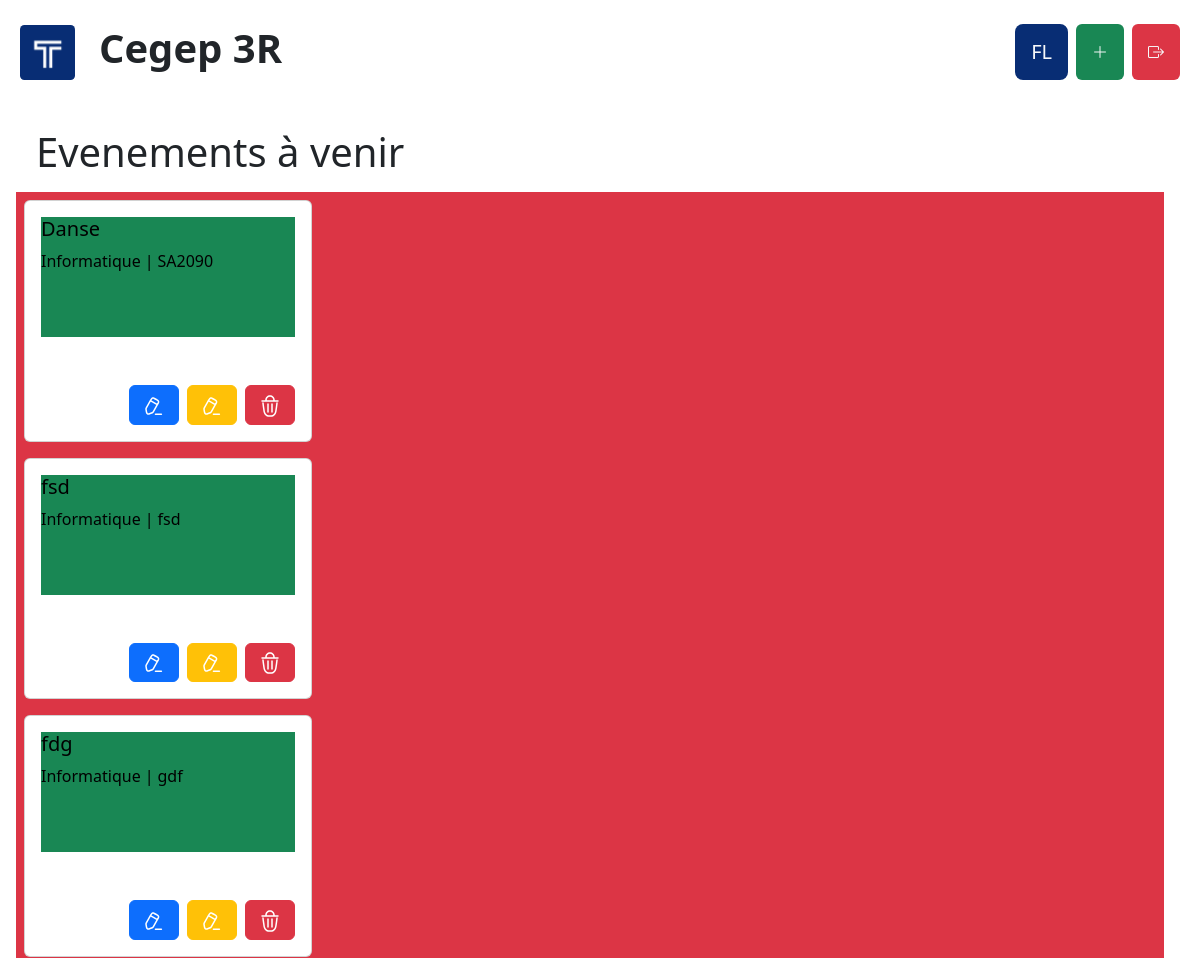
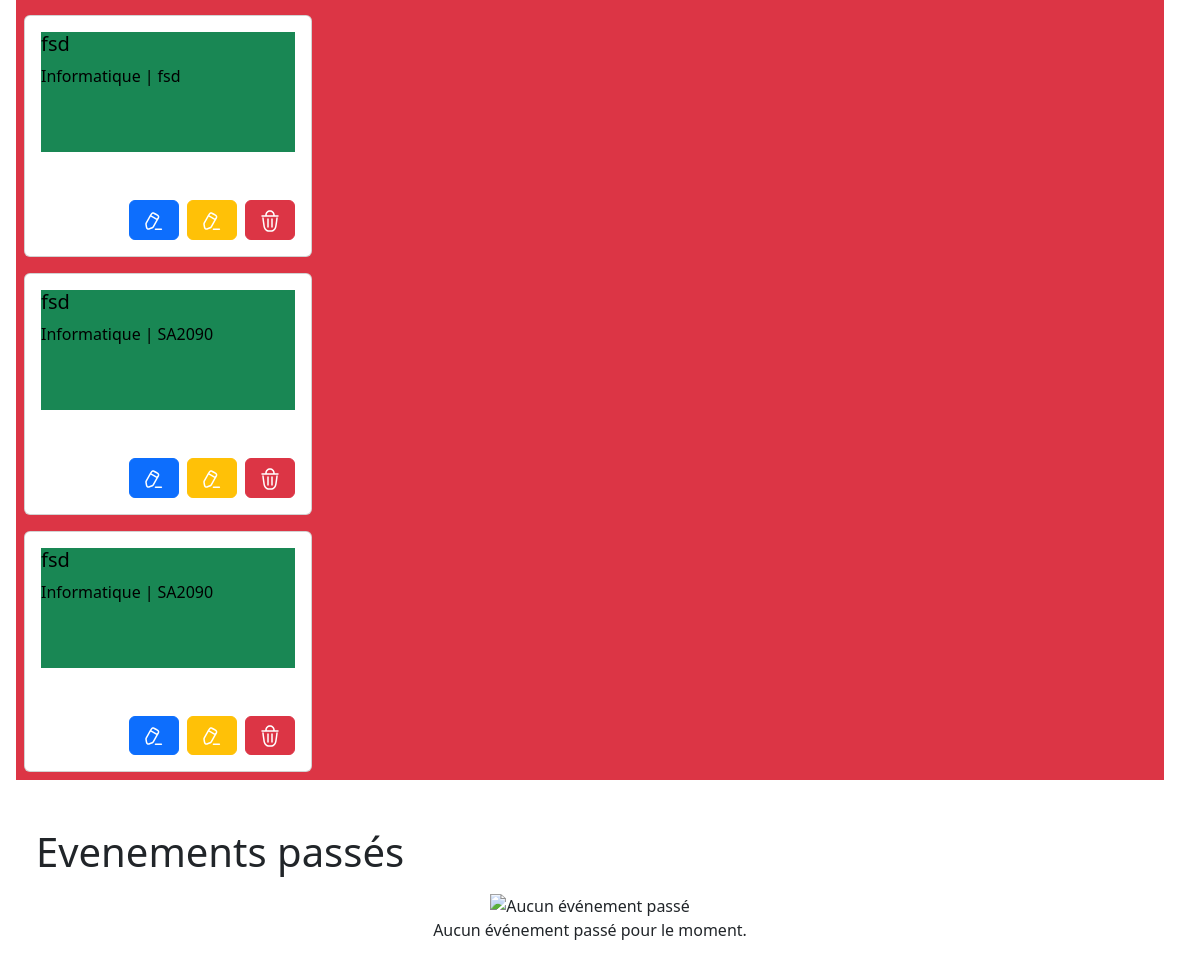
/index.php (signed in), run on the app's committed database (2 pictures, top to bottom).
### tables this page shows
CREATE TABLE `user` (
  `idUser` int(11) NOT NULL,
  `image` varchar(255) NOT NULL,
  `lastname` varchar(255) NOT NULL,
  `firstname` varchar(255) NOT NULL,
  `poste` varchar(255) NOT NULL,
  `email` varchar(255) NOT NULL,
  `password` varchar(255) NOT NULL,
  `pin` int(11) NOT NULL
);

CREATE TABLE `event` (
  `idEv` int(11) NOT NULL,
  `nameEv` varchar(255) NOT NULL,
  `dateEv` date NOT NULL,
  `timeEv` varchar(255) NOT NULL,
  `locationEv` varchar(255) NOT NULL,
  `employeurEv` varchar(255) NOT NULL,
  `descriptionEv` varchar(255) NOT NULL,
  `idUser` int(11) NOT NULL
);

### index.php (the view, shortened to what this page needs)
<?php
$servername = "localhost";
$username = "root";
$password = "root";
$db = "smileface";
$conn = new mysqli($servername, $username, $password, $db);
$idUser = $_SESSION['idUser'];
$firstname = "";
$lastname = "";
$conn->query('SET NAMES utf8');
$sql = "SELECT * FROM event";
$result = $conn->query($sql);
$sqlUser = "SELECT * FROM `user` WHERE `idUser` = $idUser";
$resultUser = $conn->query($sqlUser);
if ($resultUser->num_rows > 0) {
    while ($row = $resultUser->fetch_assoc()) {
        $lastname = $row['lastname'];
        $firstname = $row['firstname'];
    }
} else {
}
$pseudo = strtoupper(substr($firstname, 0, 1)) . strtoupper(substr($lastname, 0, 1));
$evenements_a_venir = [];
$evenements_passes = [];
if ($result->num_rows > 0) {
    while ($row = $result->fetch_assoc()) {
        $evenement = [
            'idEv' => $row['idEv'],
            'nom' => $row['nameEv'],
            'date' => $row['dateEv'],
            'location' => $row['locationEv']
        ];
        $date_evenement = strtotime($row['dateEv']);
        $aujourd_hui = time();
        if ($date_evenement > $aujourd_hui) {
            $evenements_a_venir[] = $evenement;
        } else {
            $evenements_passes[] = $evenement;
        }
    }
} else {
}
?>
<!DOCTYPE html>
<html lang="en">
<head>
    <link href="https://cdn.jsdelivr.net/npm/bootstrap@5.3.1/dist/css/bootstrap.min.css" rel="stylesheet">
    <link rel="stylesheet" href="https://cdn.jsdelivr.net/npm/bootstrap-icons@1.11.1/font/bootstrap-icons.css">
</head>
<body>
    <div class="container-fluid">
        <div class="row justify-content-between g-0">
            <div class="col-md-4 col-sm-5 mt-4 ms-2 d-flex flex-row align-items-center">
                <img src="assets/logo.svg" width="55" height="55" alt="logo">
                <h1 class="ms-4 fw-bold">Cegep 3R</h1>
            </div>
            <div class="col-md-3 col-sm-4 mt-4 me-2 d-flex justify-content-end">
                <a href="pages/user.php" class="d-flex flex-row align-items-center justify-content-end me-2 text-decoration-none">
                    <div class=" w-100" style="border-radius: 8px; min-height: 10px;  background-color:#082D74;">
                        <h5 class="text-light mx-3 my-3"><?php echo $pseudo ?> </h5>
                    </div>
                </a>
                <a href="pages/ajouter.php" class="d-flex flex-row align-items-center justify-content-end me-2 text-decoration-none">
                    <div class="bg-success bg-opacity-70 w-100 p-3 rounded">
                        <i class="bi bi-plus-lg text-light" style="font-size: 1rem;"></i>
                    </div>
                </a>
                <a href="php/deconnexion.php" class="d-flex flex-row align-items-center justify-content-end text-decoration-none">
                    <div class="bg-danger bg-opacity-70 w-100 p-3 rounded">
                        <i class="bi bi-box-arrow-right text-light"></i>
                    </div>
                </a>
            </div>
        </div>
        <div class="row g-0">
            <h1 class="ms-4 mt-5">Evenements à venir</h1>
        </div>
        <div class="row d-flex justify-content-between ms-1 me-4 mt-2 g-0 bg-danger">
            <?php if (empty($evenements_a_venir)) : ?>
                <div class="col-md-12 text-center">
                    <img src="chemin/vers/votre/svg.svg" alt="Aucun événement à venir">
                    <p>Aucun événement à venir pour le moment.</p>
                </div>
            <?php else : ?>
                <?php foreach ($evenements_a_venir as $evenement) : ?>
                    <a href="pages/evenement.php?idEv=<?php echo $evenement['idEv'] ?>" class="bg-success" style="text-decoration: none; color: black; ">
                        <div class="card mx-2 my-2" style="width: 18rem;">
                            <div class="card-body d-flex flex-column">
                                <h5 class="card-title"><?= $evenement['nom'] ?></h5>
                                <div class="mb-5 d-flex">
                                    <p class="card-text">Informatique</p>
                                    <p class="card-text ms-1 me-1">|</p>
                                    <p class="card-text"><?= $evenement['location'] ?></p>
                                </div>
                                <div class="col-md-12 mt-5 d-flex justify-content-end">
                                    <a href="pages/choisir.php?id=<?= $evenement['idEv']; ?>">
                                        <button type="button" class="btn btn-primary">
                                            <img src="assets/Edit 3.svg" alt="Modifier">
                                        </button>
                                    </a>
                                    <a href="pages/modifier.php?id=<?= $evenement['idEv']; ?>">
                                        <button type="button" class="btn btn-warning ms-2">
                                            <img src="assets/Edit 3.svg" alt="Modifier">
                                        </button>
                                    </a>
                                    <a href="php/supprimer.php?id=<?= $evenement['idEv']; ?>">
                                        <button type="button" class="btn btn-danger ms-2">
                                            <img src="assets/Delete 3.svg" alt="Supprimer">
                                        </button>
                                    </a>
                                </div>
                            </div>
                        </div>
                    </a>
                <?php endforeach; ?>
            <?php endif; ?>
        </div>
        <div class="row g-0">
            <h1 class="ms-4 mt-5">Evenements passés</h1>
        </div>
        <div class="row d-flex justify-content-between ms-1 me-4 mt-2 g-0">
            <?php if (empty($evenements_passes)) : ?>
                <div class="col-md-12 text-center">
                    <img src="chemin/vers/votre/svg.svg" alt="Aucun événement passé">
                    <p>Aucun événement passé pour le moment.</p>
                </div>
            <?php endif; ?>
        </div>
    </div>
</body>
</html>

### data on the page
user: pseudo "FL"
event: nameEv "Danse", locationEv "SA2090"
event: nameEv "fsd", locationEv "fsd"
event: nameEv "fdg", locationEv "gdf"
event: nameEv "fsd", locationEv "fsd"
event: nameEv "fsd", locationEv "SA2090"
event: nameEv "fsd", locationEv "SA2090"
